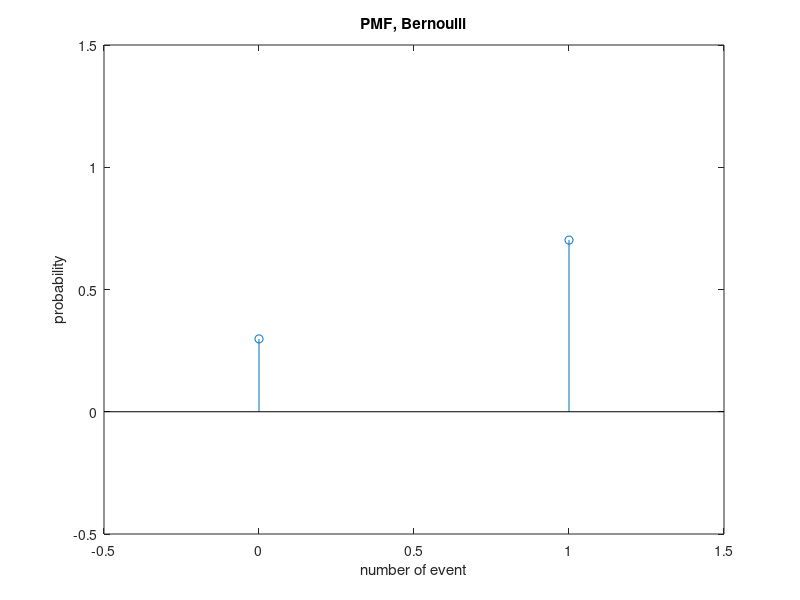
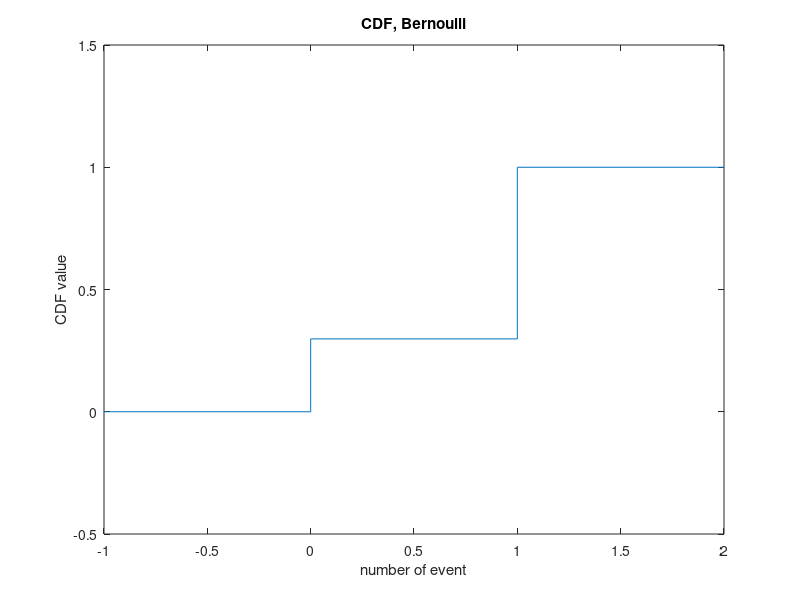
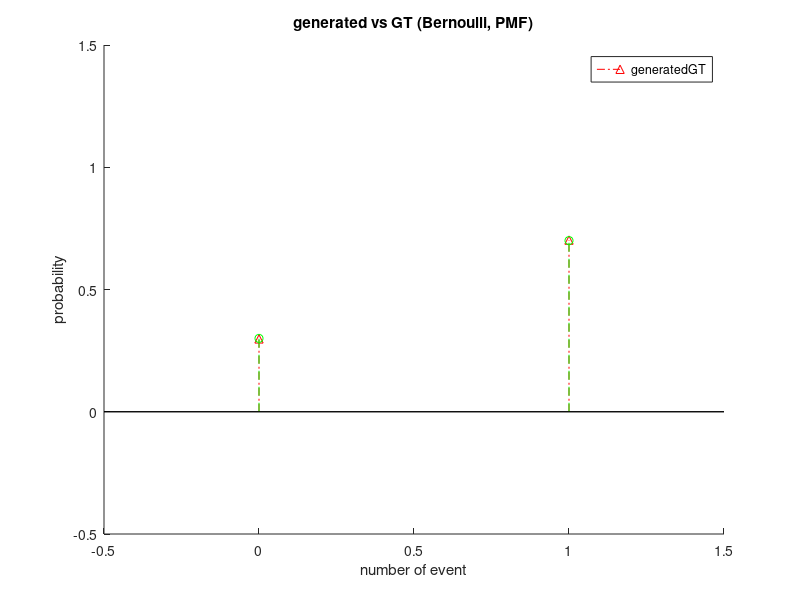
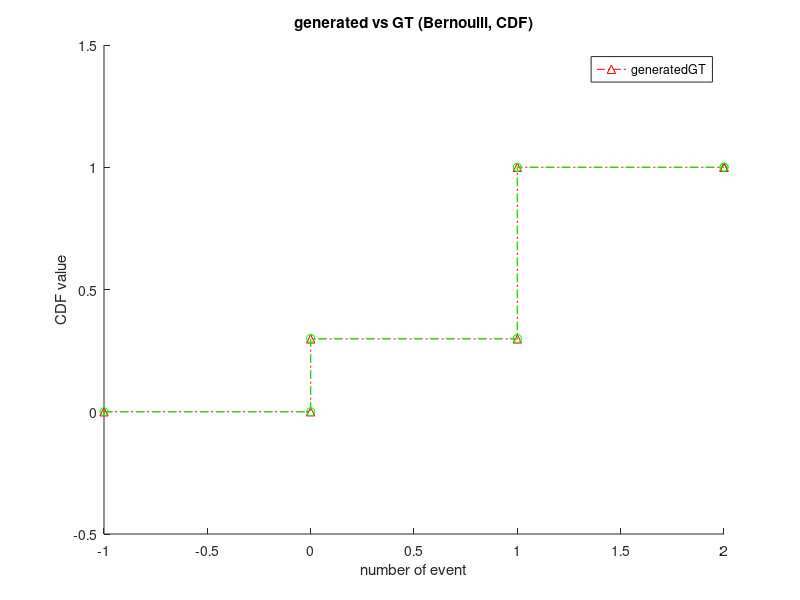

The MATLAB script that drew these images, in order:
clear
clc

p = 0.7; % Bernoulli 확률 p

Y = zeros(1, 100000); % Bernoulli 시행 결과를 기록하는 array
GT = zeros(1, 2); % 수식을 통해 얻은 값
GT_CDF = zeros(1, 2);

cnt = 1; % 반복 횟수를 기록하는 변수
while (cnt < length(Y)) % Y만큼 반복
    x = rand(1); % 0~1사이의 랜덤한 수 추출
    if x <= p % 성공한 경우
        Y(cnt) = 1; % 성공으로 기록
    else % 그 외는
        Y(cnt) = 0; % 실패로 기록
    end
    cnt = cnt + 1; % 반복 횟수 증가
end

avg = sum(Y)/length(Y); % 전체 결과의 평균값을 구한다.

GT = [1-p p]; % 수식을 통해 Generation한 값, PMF
GT_CDF = [0, 1-p, 1, 1]; % 수식을 통해 Generation한 값, CDF

oat = [1-avg avg]; % PMF를 그리기 위한 array
obt = [0 1]; % x축 공간 정의 
CDF_arr = [0, 1-avg, 1, 1]; % CDF를 그리기 위한 array

figure(1) % PMF plot
stem([0 1], oat); % discrete함을 잘 나타내는 stem함수를 사용하였다.
xlim([-0.5 1.5]) % PMF 값을 출력하기에 적절한 x범위
ylim([-0.5 1.5]) % PMF 값을 출력하기에 적절한 y범위
title("PMF, Bernoulli") % title 선언
xlabel("number of event") % x축 = 성공여부 (0: 실패, 1: 성공)
ylabel("probability") % y축 = 확률

figure(2) % CDF plot
stairs([-1 0 1 2], CDF_arr) % 계단함수로 CDF를 plot
ylim([-0.5 1.5]) % CDF를 표현하기 적당한 y축 범위
title("CDF, Bernoulli") % title 선언
xlabel("number of event") % x축 = 성공여부 (0: 실패, 1: 성공)
ylabel("CDF value") % y축 = CDF 값

figure(3) % GT data와의 비교 (PMF)
hold on % PMF (generated)와 GT data를 동시에 plot하기 위해 hold해줌
x = [0 1]; % x 범위 재설정
stem(x, oat, "-.^r") % PMF를 그릴 때 GT data와의 명료한 비교를 위해
stem(x, GT, "--og") % -.^r, --og를 사용
xlim([-0.5, 1.5]) % PMF와 같은 범위
ylim([-0.5, 1.5]) % PMF와 같은 범위
legend(["generated", "GT"]) % legend
title("generated vs GT (Bernoulli, PMF)") % title 선언
xlabel("number of event") % x축 = 성공여부 (0: 실패, 1: 성공)
ylabel("probability") % y축 = 확률

figure(4) % GT data와의 비교 (CDF)
hold on
stairs([-1 0 1 2], CDF_arr, "-.^r")
stairs([-1 0 1 2], GT_CDF, "--og")
ylim([-0.5 1.5])
legend(["generated", "GT"]) % legend
title("generated vs GT (Bernoulli, CDF)")
xlabel("number of event") % x축 = 성공여부 (0: 실패, 1: 성공)
ylabel("CDF value") % y축 = CDF 값
